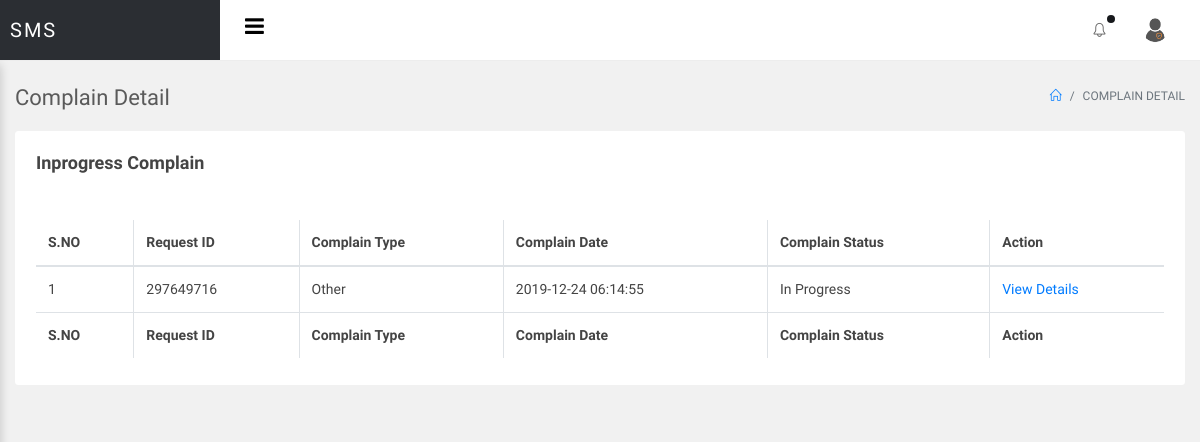
/sms/admin/inprogress-complain.php (signed in), run on an earlier commit of the app's database.
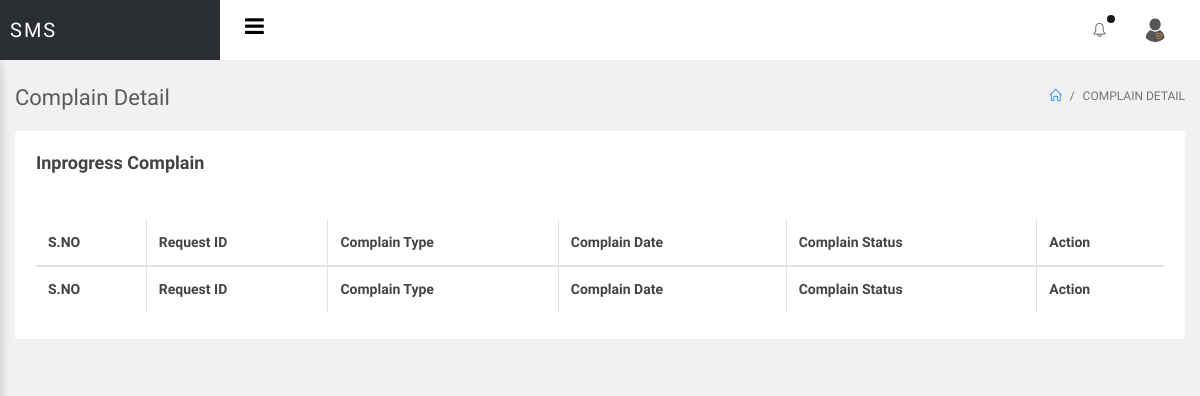
And on a later commit of the database.
### tables this page shows
CREATE TABLE `tblcomplain` (
  `ID` int(10) NOT NULL,
  `RequestID` int(10) DEFAULT NULL,
  `UserID` int(10) DEFAULT NULL,
  `ComplainType` varchar(200) DEFAULT NULL,
  `ComplainDes` mediumtext DEFAULT NULL,
  `CompRaisedate` timestamp NULL DEFAULT current_timestamp(),
  `AdminRemark` mediumtext DEFAULT NULL,
  `Status` varchar(200) DEFAULT NULL,
  `ResolvedDate` timestamp NULL DEFAULT NULL ON UPDATE current_timestamp()
);

### sms/admin/inprogress-complain.php (the view, shortened to what this page needs)
<?php
include('includes/dbconnection.php');
if (strlen($_SESSION['smsaid']==0)) {
  header('location:logout.php');
  } else{
  ?>
<!doctype html>
<html lang="en">
<head>
<link rel="stylesheet" href="../assets/vendor/bootstrap/css/bootstrap.min.css">
<link rel="stylesheet" href="../assets/vendor/animate-css/animate.min.css">
<link rel="stylesheet" href="../assets/vendor/font-awesome/css/font-awesome.min.css">
<link rel="stylesheet" href="../assets/vendor/jquery-datatable/dataTables.bootstrap4.min.css">
<link rel="stylesheet" href="../assets/vendor/jquery-datatable/fixedeader/dataTables.fixedcolumns.bootstrap4.min.css">
<link rel="stylesheet" href="../assets/vendor/jquery-datatable/fixedeader/dataTables.fixedheader.bootstrap4.min.css">
<link rel="stylesheet" href="../assets/vendor/sweetalert/sweetalert.css"/>
<link rel="stylesheet" href="assets/css/main.css">
<link rel="stylesheet" href="assets/css/color_skins.css">
</head>
<body class="theme-blue">
<div id="wrapper">
    <?php include_once('includes/header.php');?>
    <div id="main-content">
        <div class="container-fluid">
            <div class="block-header">
                <div class="row">
                    <div class="col-lg-5 col-md-8 col-sm-12">
                        <h2>Complain Detail</h2>
                    </div>
                    <div class="col-lg-7 col-md-4 col-sm-12 text-right">
                        <ul class="breadcrumb justify-content-end">
                            <li class="breadcrumb-item"><a href="dashboard.php"><i class="icon-home"></i></a></li>
                             <li class="breadcrumb-item active">Complain Detail</li>
                        </ul>
                    </div>
                </div>
            </div>
            <div class="row clearfix">
                <div class="col-lg-12">
                    <div class="card">
                        <div class="header">
                            <h2>Inprogress Complain</h2>
                        </div>
                        <div class="body">
                            <div class="table-responsive">
 <table class="table table-bordered table-hover js-basic-example dataTable table-custom">
         <thead>
         <tr>
         <th>S.NO</th>
       <th>Request ID</th>
        <th>Complain Type</th>
        <th>Complain Date</th>
        <th>Complain Status</th>
        <th>Action</th>
          </tr>
         </thead>
         <tbody>
                                        <?php
$sql= "SELECT * from tblcomplain where Status='In Progress' ";
$query = $dbh -> prepare($sql);
$query->execute();
$results=$query->fetchAll(PDO::FETCH_OBJ);
$cnt=1;
if($query->rowCount() > 0)
{
foreach($results as $row)
{               ?>
                                        <tr>
                                           <td><?php echo htmlentities($cnt);?></td>
                  <td><?php  echo htmlentities($row->RequestID);?>
                  </td>
                  <td><?php  echo htmlentities($row->ComplainType);?></td>
                  <td><?php  echo htmlentities($row->CompRaisedate);?></td>
                  <?php if($row->Status==""){ ?>
                     <td><?php echo "Not Updated Yet"; ?></td>
<?php } else { ?>                  <td><?php  echo htmlentities($row->Status);?>
                  </td>
                  <?php } ?>
                   <td> <a href="view-complain-detail.php?viewid=<?php echo htmlentities ($row->ID);?>">View Details</a></td>
                                        </tr>
                                        <?php $cnt=$cnt+1;}} ?>
                                    </tbody>
                                    <tfoot>
                                        <tr>
                                            <th>S.NO</th>
     <th>Request ID</th>
        <th>Complain Type</th>
        <th>Complain Date</th>
        <th>Complain Status</th>
         <th>Action</th>
                                        </tr>
                                    </tfoot>
                                </table>
                            </div>
                        </div>
                    </div>
                </div>
              </div>
        </div>
    </div>
</div>
</body>
</html>
<?php }  ?>

What changed in the data, as far as the page shows it:
removed tblcomplain: RequestID "297649716", ComplainType "Other", CompRaisedate "2019-12-24 06:14:55", Status "In Progress"
